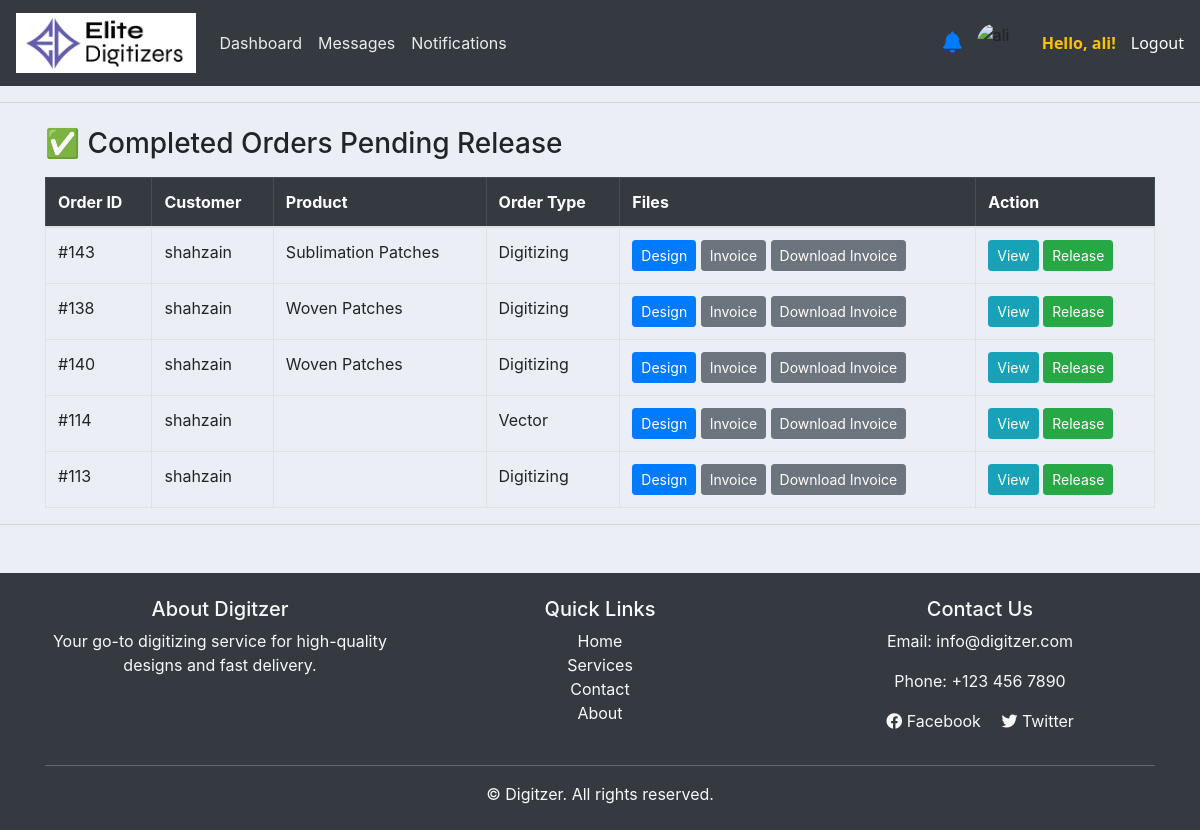
The app's page /admin-release-orders/ (signed in), older data.
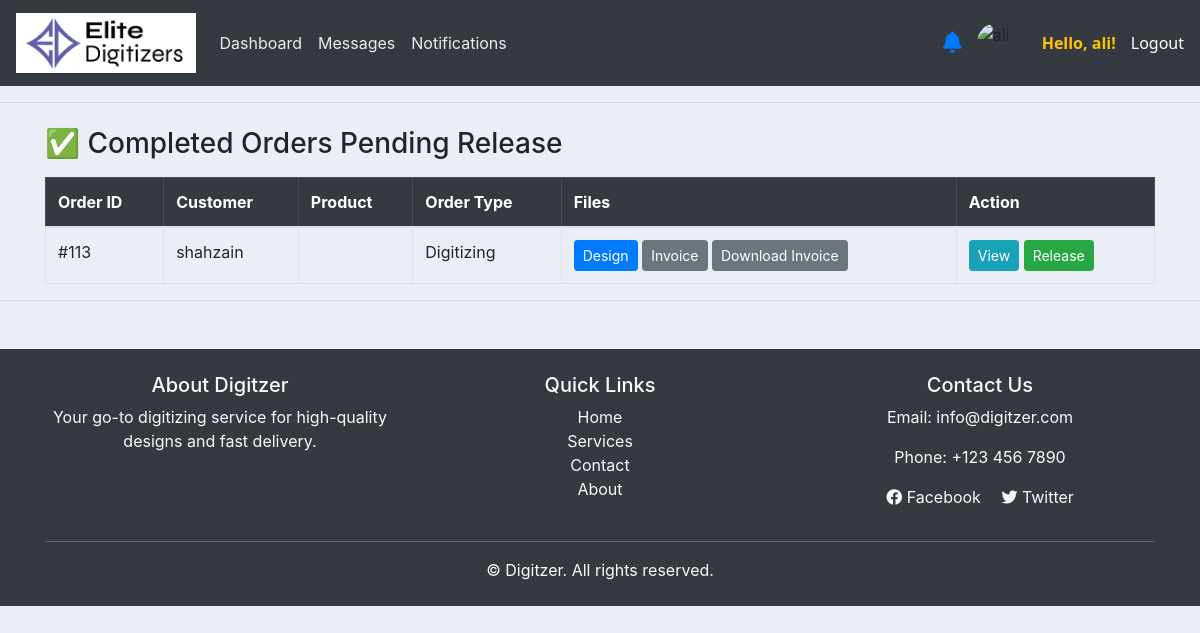
The same page, newer data.
### accounts/models.py (models this page shows, shortened)
class Order(models.Model):
    STATUS = (
        ('Pending', 'Pending'),
        ('Out for delivery', 'Out for delivery'),
        ('Delivered', 'Delivered'),
        ('Quote Requested', 'Quote Requested'),
        ('Active', 'Active'),
        ('Completed', 'Completed'),
        ('Released', 'Released'),
    )
    ORDER_TYPE = (
        ('Digitizing', 'Digitizing'),
        ('Vector', 'Vector'),
        ('Patch', 'Patch'),
        ('Quote', 'Quote'),
    )
    PAYMENT_STATUS = (
        ('Pending', 'Pending'),
        ('Paid', 'Paid'),
        ('Refunded', 'Refunded'),
    )
    REVIEW_STATUS = (
    ('Pending', 'Pending'),
    ('Approved', 'Approved'),
    ('Rejected', 'Rejected'),
    )
    PLACEMENT_CHOICES = [
        ('Apron', 'Apron'),
        ('Bags', 'Bags'),
        ('Cap', 'Cap'),
        ('Cap Side', 'Cap Side'),
        ('Cap Back', 'Cap Back'),
        ('Chest', 'Chest'),
        ('Gloves', 'Gloves'),
        ('Jacket Back', 'Jacket Back'),
        ('Patches', 'Patches'),
        ('Sleeve', 'Sleeve'),
        ('Towel', 'Towel'),
        ('Visor', 'Visor'),
        ('Other', 'Other'),
    ]
    FABRIC_CHOICES = [
        ('Blanket', 'Blanket'),
        ('Canvas', 'Canvas'),
        ('Canis', 'Canis'),
        ('Cotton Woven', 'Cotton Woven'),
        ('Denim', 'Denim'),
        ('Felt', 'Felt'),
        ('Flannel', 'Flannel'),
        ('Fleece', 'Fleece'),
        ('Leather', 'Leather'),
        ('Nylon', 'Nylon'),
        ('Pique', 'Pique'),
        ('Polyester', 'Polyester'),
        ('Silk', 'Silk'),
        ('Single Jersey', 'Single Jersey'),
        ('Towel', 'Towel'),
        ('Twill', 'Twill'),
        ('Other', 'Other'),
    ]
    FORMAT_CHOICES = [
        ('100', '100'),
        ('cdr', 'cdr'),
        ('cdn', 'cdn'),
        ('dsb', 'dsb'),
        ('dst', 'dst'),
        ('dsz', 'dsz'),
        ('emb', 'emb'),
        ('exp', 'exp'),
        ('jef', 'jef'),
        ('ksm', 'ksm'),
        ('ofm', 'ofm'),
        ('pes', 'pes'),
        ('pxf', 'pxf'),
        ('pof', 'pof'),
        ('tap', 'tap'),
        ('xxx', 'xxx'),
        ('other', 'Other'),
    ]
    customer = models.ForeignKey(Customer, on_delete=models.CASCADE)
    product = models.ForeignKey(Product, null=True, on_delete=models.SET_NULL)
    order_type = models.CharField(max_length=50, choices=ORDER_TYPE, null=True, blank=True)
    date_created = models.DateTimeField(auto_now_add=True, null=True)
    status = models.CharField(max_length=200, null=True, choices=STATUS)
    Additional_information = models.TextField(blank=True, null=True)
    design_file = models.FileField(upload_to='designs/', null=True, blank=True)
    invoice_file = models.FileField(upload_to='invoices/', null=True, blank=True)
    quantity = models.PositiveIntegerField(default=1)
    fabric_material = models.CharField(max_length=100, blank=True, null=True, choices=FABRIC_CHOICES)
    Required_Format = models.CharField(max_length=100, blank=True, null=True, default='DST', choices=FORMAT_CHOICES)
    urgent = models.BooleanField(default=False)
    price = models.DecimalField(max_digits=10, decimal_places=2, blank=True, null=True, default=0.00)
    Height = models.CharField(max_length=100, blank=True, null=True, default='standard')
    Width = models.CharField(max_length=100, blank=True, null=True, default='standard')
    total_colors = models.PositiveIntegerField(null=True ,blank=True)
    turnaround_time = models.CharField(max_length=100, blank=True, null=True)
    placement = models.CharField(max_length=100, blank=True, null=True, choices=PLACEMENT_CHOICES)
    released = models.BooleanField(default=False)  # For release_projects
    payment_status = models.CharField(max_length=20, choices=PAYMENT_STATUS, default='Pending')  # For follow-up payments
    date_completed = models.DateTimeField(null=True, blank=True)  # Optional: track completion time
    review_status = models.CharField(max_length=20, choices=REVIEW_STATUS, default='Pending')
    review_comment = models.TextField(blank=True, null=True)
    design_file = models.FileField(upload_to='designs/', blank=True, null=True)
    assigned_designer = models.ForeignKey(User, on_delete=models.SET_NULL, null=True, blank=True, related_name='designer_orders')

class Customer(models.Model):
    user = models.OneToOneField(User, null=True, blank=True, on_delete=models.CASCADE, related_name="customer_profile")
    name = models.CharField(max_length=200 )
    sales_rep = models.ForeignKey('SalesRepresentative', null=True, blank=True, on_delete=models.SET_NULL, related_name='assigned_customers')
    profile_pic = models.ImageField(
        upload_to='profile_pics/',  # Images will be saved in MEDIA_ROOT/profile_pics/
        null=True,
        blank=True,
        default='profile_pics/default.png'  # Default image path
    )
    phone = models.CharField(max_length=200)
    email = models.CharField(max_length=200)
    date_created = models.DateTimeField(auto_now_add=True, null=True)

class Product(models.Model):
    CATEGORY = (
        ('Indoor', 'Indoor'),
        ('Out Door', 'Out Door'),
    )
    name = models.CharField(max_length=200)
    price = models.FloatField(null=True)
    category = models.CharField(max_length=200, null=True, choices=CATEGORY)
    image = models.ImageField(upload_to='products/',null=True, blank=True)
    description = models.CharField(max_length=200)
    date_created = models.DateTimeField(auto_now_add=True, null=True)
    tags = models.ManyToManyField(Tag)

### accounts/views.py (the view, shortened to what this page needs)
# urls.py: path('admin-release-orders/', views.admin_release_orders, name='admin_release_orders'),# for admin relased orders show
def admin_release_orders(request):
    completed_orders = Order.objects.filter(status='Completed').order_by('-date_created')
    context = {
        'completed_orders': completed_orders
    }
    return render(request, 'accounts/admin_release_orders.html', context)

### templates/accounts/admin_release_orders.html (shortened to what this page needs)
{% extends 'accounts/main.html' %}
{% load static %}
{% block content %}
<div class="container mt-4">
    <h3>✅ Completed Orders Pending Release</h3>
    {% if completed_orders %}
    <table class="table table-bordered table-hover mt-3">
        <thead class="table-dark">
            <tr>
                <th>Order ID</th>
                <th>Customer</th>
                <th>Product</th>
                <th>Order Type</th>
                <th>Files</th>
                <th>Action</th>
            </tr>
        </thead>
        <tbody>
            {% for order in completed_orders %}
            <tr>
                <td>#{{ order.id }}</td>
                <td>{{ order.customer.name }}</td>
                <td>{{ order.product.name }}</td>
                <td>{{ order.order_type }}</td>
                <td>
                    {% if order.design_file %}
                        <a href="{{ order.design_file.url }}" class="btn btn-sm btn-primary me-1">Design</a>
                    {% endif %}
                    {% if order.invoice_file %}
                        <a href="{{ order.invoice_file.url }}" class="btn btn-sm btn-secondary me-1">Invoice</a>
                        <a href="{% url 'download_invoice' order.id %}" class="btn btn-sm btn-secondary me-1">Download Invoice</a>
                    {% endif %}
                </td>
                <td>
                    {% if order.get_absolute_url %}
                        <a href="{{ order.get_absolute_url }}" class="btn btn-sm btn-info me-1">View</a>
                    {% else %}
                        <a href="{% url 'order_detail' order.id %}" class="btn btn-sm btn-info me-1">View</a>
                    {% endif %}
                    <form action="{% url 'admin_release_order' order.id %}" method="POST" style="display:inline;">
                        <button type="submit" class="btn btn-sm btn-success">Release</button>
                    </form>
                </td>
            </tr>
            {% endfor %}
        </tbody>
    </table>
    {% else %}
    <div class="alert alert-warning mt-3">
        No completed orders pending release.
    </div>
    {% endif %}
</div>
{% endblock %}

Row changes from the older to the newer data that the page shows:
no longer on this page (row edited): Order: id "143", customer.name "shahzain", product.name "Sublimation Patches", order_type "Digitizing"
no longer on this page (row edited): Order: id "138", customer.name "shahzain", product.name "Woven Patches", order_type "Digitizing"
no longer on this page (row edited): Order: id "140", customer.name "shahzain", product.name "Woven Patches", order_type "Digitizing"
no longer on this page (row edited): Order: id "114", customer.name "shahzain", order_type "Vector"
